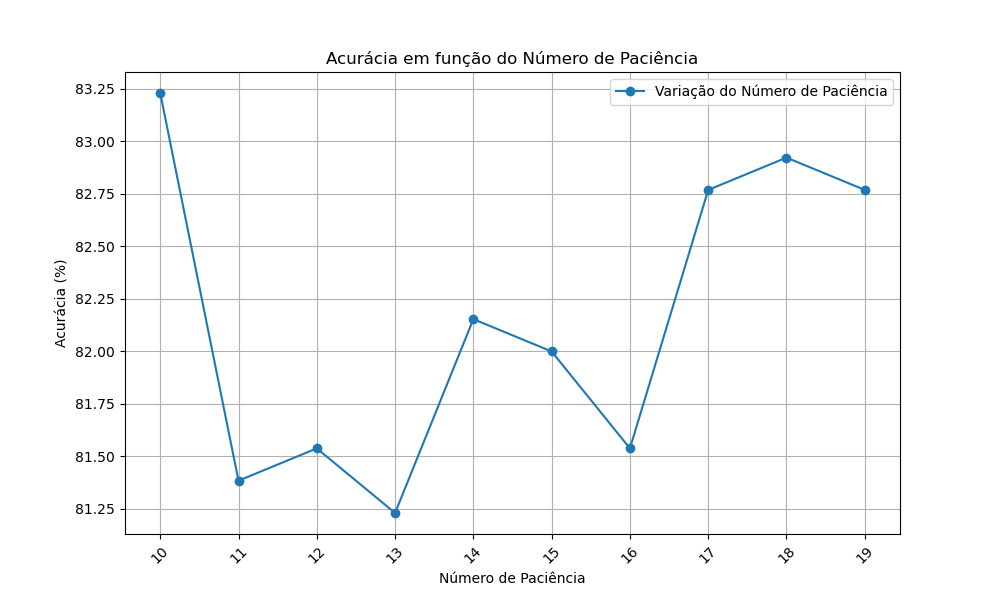

Reproduce this figure in Python.
import numpy as np
import matplotlib.pyplot as plt

dataAlpha = np.load("Testes/Stats/statsAlpha.npy") * 100
dataCamada = np.load("Testes/Stats/statsCamadas.npy") * 100
dataParada = np.load("Testes/Stats/statsPaciencia.npy") * 100

plt.figure(figsize=(10, 6))
plt.plot(dataParada, label='Variação do Número de Paciência', marker='o')
plt.xlabel('Número de Paciência')
plt.ylabel('Acurácia (%)')
plt.title('Acurácia em função do Número de Paciência')
xParada = range(1, len(dataParada)+1)
plt.xticks(range(len(dataParada)), np.array(xParada)+9, rotation=45)
plt.grid()
plt.legend()
plt.savefig("Testes/Stats/plot_paciencia.png")
plt.show()
